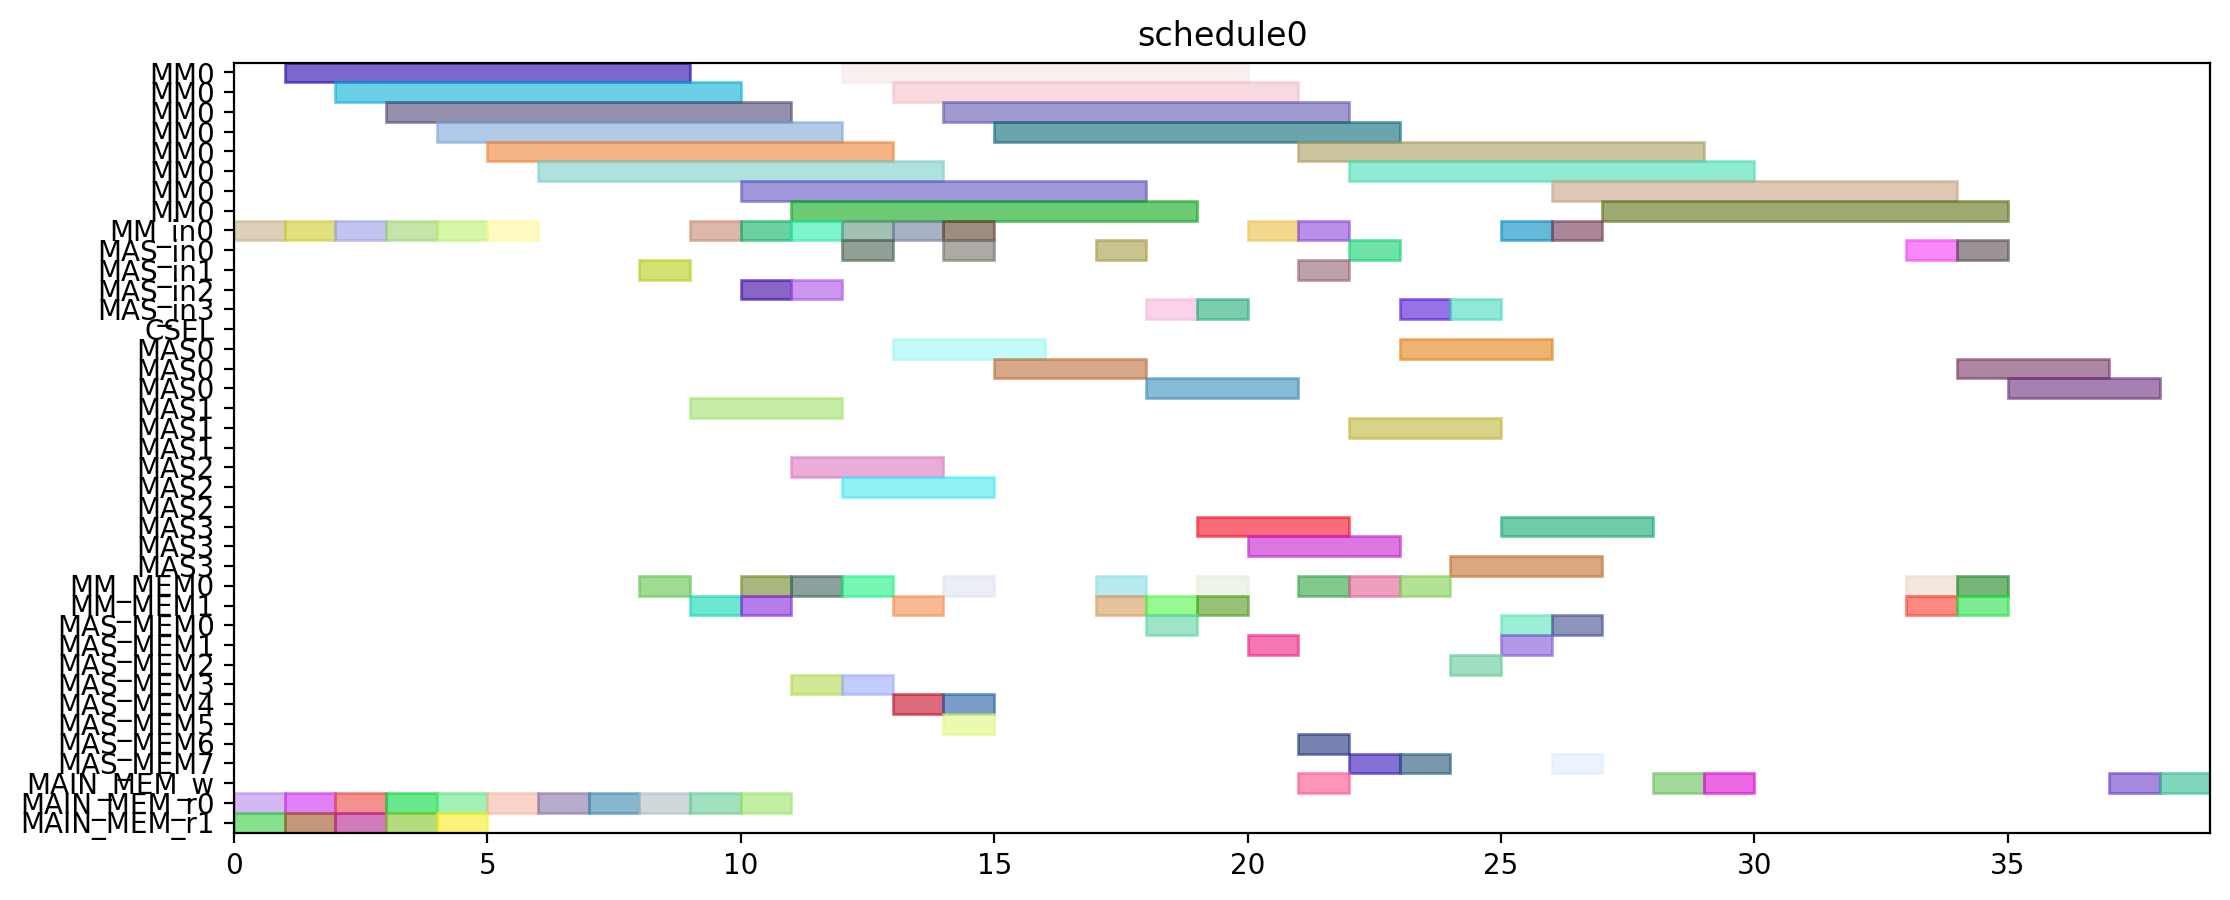

Python code for this plot:
from pyschedule import Scenario, solvers, plotters, alt


def solve():
	horizon = 90
	S = Scenario("schedule0", horizon=horizon)

	# resource
	MM = S.Resources('MM', num=1, size=8)
	MM_in = S.Resources('MM_in', num=1)
	MAS_in = S.Resources('MAS_in', num=4)
	CSEL = S.Resource('CSEL')
	MAS = S.Resources('MAS', num=4, size=3, periods=range(1, horizon))
	MM_MEM = S.Resources('MM_MEM', num=2)
	MAS_MEM = S.Resources('MAS_MEM', num=8)
	MAIN_MEM_w = S.Resource('MAIN_MEM_w', size=1)
	MAIN_MEM_r = S.Resources('MAIN_MEM_r', num=2)

	# result of previous scheduling

	# new tasks
	t0 = S.Task('t0', length=8, delay_cost=1)
	t0 += alt(MM)
	t0_in = S.Task('t0_in', length=1, delay_cost=1)
	t0_in += alt(MM_in)
	S += t0_in*MM_in[0]<=t0*MM[0]

	t0_mem0 = S.Task('t0_mem0', length=1, delay_cost=1)
	t0_mem0 += MAIN_MEM_r[0]
	t1 = S.Task('t1', length=8, delay_cost=1)
	t1 += alt(MM)
	t1_in = S.Task('t1_in', length=1, delay_cost=1)
	t1_in += alt(MM_in)
	S += t1_in*MM_in[0]<=t1*MM[0]

	t1_mem0 = S.Task('t1_mem0', length=1, delay_cost=1)
	t1_mem0 += MAIN_MEM_r[0]
	t2 = S.Task('t2', length=8, delay_cost=1)
	t2 += alt(MM)
	t2_in = S.Task('t2_in', length=1, delay_cost=1)
	t2_in += alt(MM_in)
	S += t2_in*MM_in[0]<=t2*MM[0]

	t2_mem0 = S.Task('t2_mem0', length=1, delay_cost=1)
	t2_mem0 += MAIN_MEM_r[0]
	t3 = S.Task('t3', length=8, delay_cost=1)
	t3 += alt(MM)
	t3_in = S.Task('t3_in', length=1, delay_cost=1)
	t3_in += alt(MM_in)
	S += t3_in*MM_in[0]<=t3*MM[0]

	t3_mem0 = S.Task('t3_mem0', length=1, delay_cost=1)
	t3_mem0 += MAIN_MEM_r[0]
	t3_mem1 = S.Task('t3_mem1', length=1, delay_cost=1)
	t3_mem1 += MAIN_MEM_r[1]
	t5 = S.Task('t5', length=8, delay_cost=1)
	t5 += alt(MM)
	t5_in = S.Task('t5_in', length=1, delay_cost=1)
	t5_in += alt(MM_in)
	S += t5_in*MM_in[0]<=t5*MM[0]

	t5_mem0 = S.Task('t5_mem0', length=1, delay_cost=1)
	t5_mem0 += MAIN_MEM_r[0]
	t5_mem1 = S.Task('t5_mem1', length=1, delay_cost=1)
	t5_mem1 += MAIN_MEM_r[1]
	t23 = S.Task('t23', length=8, delay_cost=1)
	t23 += alt(MM)
	t23_in = S.Task('t23_in', length=1, delay_cost=1)
	t23_in += alt(MM_in)
	S += t23_in*MM_in[0]<=t23*MM[0]

	t23_mem0 = S.Task('t23_mem0', length=1, delay_cost=1)
	t23_mem0 += MAIN_MEM_r[0]
	t23_mem1 = S.Task('t23_mem1', length=1, delay_cost=1)
	t23_mem1 += MAIN_MEM_r[1]
	t4 = S.Task('t4', length=3, delay_cost=1)
	t4 += alt(MAS)
	t4_in = S.Task('t4_in', length=1, delay_cost=1)
	t4_in += alt(MAS_in)
	S += t4_in*MAS_in[0]<=t4*MAS[0]

	S += t4_in*MAS_in[1]<=t4*MAS[1]

	S += t4_in*MAS_in[2]<=t4*MAS[2]

	S += t4_in*MAS_in[3]<=t4*MAS[3]

	t4_mem0 = S.Task('t4_mem0', length=1, delay_cost=1)
	t4_mem0 += alt(MM_MEM)
	S += (t3*MM[0])-1 < t4_mem0*MM_MEM[0]
	S += t4_mem0 <= t4

	t6 = S.Task('t6', length=3, delay_cost=1)
	t6 += alt(MAS)
	t6_in = S.Task('t6_in', length=1, delay_cost=1)
	t6_in += alt(MAS_in)
	S += t6_in*MAS_in[0]<=t6*MAS[0]

	S += t6_in*MAS_in[1]<=t6*MAS[1]

	S += t6_in*MAS_in[2]<=t6*MAS[2]

	S += t6_in*MAS_in[3]<=t6*MAS[3]

	t6_mem0 = S.Task('t6_mem0', length=1, delay_cost=1)
	t6_mem0 += alt(MM_MEM)
	S += (t5*MM[0])-1 < t6_mem0*MM_MEM[0]
	S += t6_mem0 <= t6

	t8 = S.Task('t8', length=8, delay_cost=1)
	t8 += alt(MM)
	t8_in = S.Task('t8_in', length=1, delay_cost=1)
	t8_in += alt(MM_in)
	S += t8_in*MM_in[0]<=t8*MM[0]

	t8_mem0 = S.Task('t8_mem0', length=1, delay_cost=1)
	t8_mem0 += MAIN_MEM_r[0]
	t8_mem1 = S.Task('t8_mem1', length=1, delay_cost=1)
	t8_mem1 += alt(MM_MEM)
	S += (t2*MM[0])-1 < t8_mem1*MM_MEM[1]
	S += t8_mem1 <= t8

	t15 = S.Task('t15', length=8, delay_cost=1)
	t15 += alt(MM)
	t15_in = S.Task('t15_in', length=1, delay_cost=1)
	t15_in += alt(MM_in)
	S += t15_in*MM_in[0]<=t15*MM[0]

	t15_mem0 = S.Task('t15_mem0', length=1, delay_cost=1)
	t15_mem0 += MAIN_MEM_r[0]
	t15_mem1 = S.Task('t15_mem1', length=1, delay_cost=1)
	t15_mem1 += alt(MM_MEM)
	S += (t2*MM[0])-1 < t15_mem1*MM_MEM[1]
	S += t15_mem1 <= t15

	t19 = S.Task('t19', length=3, delay_cost=1)
	t19 += alt(MAS)
	t19_in = S.Task('t19_in', length=1, delay_cost=1)
	t19_in += alt(MAS_in)
	S += t19_in*MAS_in[0]<=t19*MAS[0]

	S += t19_in*MAS_in[1]<=t19*MAS[1]

	S += t19_in*MAS_in[2]<=t19*MAS[2]

	S += t19_in*MAS_in[3]<=t19*MAS[3]

	t19_mem0 = S.Task('t19_mem0', length=1, delay_cost=1)
	t19_mem0 += alt(MM_MEM)
	S += (t0*MM[0])-1 < t19_mem0*MM_MEM[0]
	S += t19_mem0 <= t19

	t24 = S.Task('t24', length=3, delay_cost=1)
	t24 += alt(MAS)
	t24_in = S.Task('t24_in', length=1, delay_cost=1)
	t24_in += alt(MAS_in)
	S += t24_in*MAS_in[0]<=t24*MAS[0]

	S += t24_in*MAS_in[1]<=t24*MAS[1]

	S += t24_in*MAS_in[2]<=t24*MAS[2]

	S += t24_in*MAS_in[3]<=t24*MAS[3]

	t24_mem0 = S.Task('t24_mem0', length=1, delay_cost=1)
	t24_mem0 += alt(MM_MEM)
	S += (t23*MM[0])-1 < t24_mem0*MM_MEM[0]
	S += t24_mem0 <= t24

	t7 = S.Task('t7', length=8, delay_cost=1)
	t7 += alt(MM)
	t7_in = S.Task('t7_in', length=1, delay_cost=1)
	t7_in += alt(MM_in)
	S += t7_in*MM_in[0]<=t7*MM[0]

	t7_mem0 = S.Task('t7_mem0', length=1, delay_cost=1)
	t7_mem0 += MAIN_MEM_r[0]
	t7_mem1 = S.Task('t7_mem1', length=1, delay_cost=1)
	t7_mem1 += alt(MAS_MEM)
	S += (t6*MAS[0])-1 < t7_mem1*MAS_MEM[1]
	S += (t6*MAS[1])-1 < t7_mem1*MAS_MEM[3]
	S += (t6*MAS[2])-1 < t7_mem1*MAS_MEM[5]
	S += (t6*MAS[3])-1 < t7_mem1*MAS_MEM[7]
	S += t7_mem1 <= t7

	t14 = S.Task('t14', length=8, delay_cost=1)
	t14 += alt(MM)
	t14_in = S.Task('t14_in', length=1, delay_cost=1)
	t14_in += alt(MM_in)
	S += t14_in*MM_in[0]<=t14*MM[0]

	S += 0<t14

	t14_w = S.Task('t14_w', length=1, delay_cost=1)
	t14_w += alt(MAIN_MEM_w)
	S += t14 <= t14_w

	t14_mem0 = S.Task('t14_mem0', length=1, delay_cost=1)
	t14_mem0 += MAIN_MEM_r[0]
	t14_mem1 = S.Task('t14_mem1', length=1, delay_cost=1)
	t14_mem1 += alt(MAS_MEM)
	S += (t6*MAS[0])-1 < t14_mem1*MAS_MEM[1]
	S += (t6*MAS[1])-1 < t14_mem1*MAS_MEM[3]
	S += (t6*MAS[2])-1 < t14_mem1*MAS_MEM[5]
	S += (t6*MAS[3])-1 < t14_mem1*MAS_MEM[7]
	S += t14_mem1 <= t14

	t16 = S.Task('t16', length=3, delay_cost=1)
	t16 += alt(MAS)
	t16_in = S.Task('t16_in', length=1, delay_cost=1)
	t16_in += alt(MAS_in)
	S += t16_in*MAS_in[0]<=t16*MAS[0]

	S += t16_in*MAS_in[1]<=t16*MAS[1]

	S += t16_in*MAS_in[2]<=t16*MAS[2]

	S += t16_in*MAS_in[3]<=t16*MAS[3]

	t16_mem0 = S.Task('t16_mem0', length=1, delay_cost=1)
	t16_mem0 += alt(MM_MEM)
	S += (t0*MM[0])-1 < t16_mem0*MM_MEM[0]
	S += t16_mem0 <= t16

	t16_mem1 = S.Task('t16_mem1', length=1, delay_cost=1)
	t16_mem1 += alt(MM_MEM)
	S += (t15*MM[0])-1 < t16_mem1*MM_MEM[1]
	S += t16_mem1 <= t16

	t20 = S.Task('t20', length=3, delay_cost=1)
	t20 += alt(MAS)
	t20_in = S.Task('t20_in', length=1, delay_cost=1)
	t20_in += alt(MAS_in)
	S += t20_in*MAS_in[0]<=t20*MAS[0]

	S += t20_in*MAS_in[1]<=t20*MAS[1]

	S += t20_in*MAS_in[2]<=t20*MAS[2]

	S += t20_in*MAS_in[3]<=t20*MAS[3]

	t20_mem0 = S.Task('t20_mem0', length=1, delay_cost=1)
	t20_mem0 += alt(MM_MEM)
	S += (t0*MM[0])-1 < t20_mem0*MM_MEM[0]
	S += t20_mem0 <= t20

	t20_mem1 = S.Task('t20_mem1', length=1, delay_cost=1)
	t20_mem1 += alt(MAS_MEM)
	S += (t19*MAS[0])-1 < t20_mem1*MAS_MEM[1]
	S += (t19*MAS[1])-1 < t20_mem1*MAS_MEM[3]
	S += (t19*MAS[2])-1 < t20_mem1*MAS_MEM[5]
	S += (t19*MAS[3])-1 < t20_mem1*MAS_MEM[7]
	S += t20_mem1 <= t20

	t25 = S.Task('t25', length=8, delay_cost=1)
	t25 += alt(MM)
	t25_in = S.Task('t25_in', length=1, delay_cost=1)
	t25_in += alt(MM_in)
	S += t25_in*MM_in[0]<=t25*MM[0]

	t25_mem0 = S.Task('t25_mem0', length=1, delay_cost=1)
	t25_mem0 += alt(MAS_MEM)
	S += (t24*MAS[0])-1 < t25_mem0*MAS_MEM[0]
	S += (t24*MAS[1])-1 < t25_mem0*MAS_MEM[2]
	S += (t24*MAS[2])-1 < t25_mem0*MAS_MEM[4]
	S += (t24*MAS[3])-1 < t25_mem0*MAS_MEM[6]
	S += t25_mem0 <= t25

	t25_mem1 = S.Task('t25_mem1', length=1, delay_cost=1)
	t25_mem1 += MAIN_MEM_r[1]
	t26 = S.Task('t26', length=8, delay_cost=1)
	t26 += alt(MM)
	t26_in = S.Task('t26_in', length=1, delay_cost=1)
	t26_in += alt(MM_in)
	S += t26_in*MM_in[0]<=t26*MM[0]

	t26_mem0 = S.Task('t26_mem0', length=1, delay_cost=1)
	t26_mem0 += alt(MAS_MEM)
	S += (t24*MAS[0])-1 < t26_mem0*MAS_MEM[0]
	S += (t24*MAS[1])-1 < t26_mem0*MAS_MEM[2]
	S += (t24*MAS[2])-1 < t26_mem0*MAS_MEM[4]
	S += (t24*MAS[3])-1 < t26_mem0*MAS_MEM[6]
	S += t26_mem0 <= t26

	t26_mem1 = S.Task('t26_mem1', length=1, delay_cost=1)
	t26_mem1 += alt(MM_MEM)
	S += (t1*MM[0])-1 < t26_mem1*MM_MEM[1]
	S += t26_mem1 <= t26

	t9 = S.Task('t9', length=3, delay_cost=1)
	t9 += alt(MAS)
	t9_in = S.Task('t9_in', length=1, delay_cost=1)
	t9_in += alt(MAS_in)
	S += t9_in*MAS_in[0]<=t9*MAS[0]

	S += t9_in*MAS_in[1]<=t9*MAS[1]

	S += t9_in*MAS_in[2]<=t9*MAS[2]

	S += t9_in*MAS_in[3]<=t9*MAS[3]

	t9_mem0 = S.Task('t9_mem0', length=1, delay_cost=1)
	t9_mem0 += alt(MM_MEM)
	S += (t7*MM[0])-1 < t9_mem0*MM_MEM[0]
	S += t9_mem0 <= t9

	t9_mem1 = S.Task('t9_mem1', length=1, delay_cost=1)
	t9_mem1 += alt(MM_MEM)
	S += (t8*MM[0])-1 < t9_mem1*MM_MEM[1]
	S += t9_mem1 <= t9

	t17 = S.Task('t17', length=8, delay_cost=1)
	t17 += alt(MM)
	t17_in = S.Task('t17_in', length=1, delay_cost=1)
	t17_in += alt(MM_in)
	S += t17_in*MM_in[0]<=t17*MM[0]

	S += 0<t17

	t17_w = S.Task('t17_w', length=1, delay_cost=1)
	t17_w += alt(MAIN_MEM_w)
	S += t17 <= t17_w

	t17_mem0 = S.Task('t17_mem0', length=1, delay_cost=1)
	t17_mem0 += MAIN_MEM_r[0]
	t17_mem1 = S.Task('t17_mem1', length=1, delay_cost=1)
	t17_mem1 += alt(MAS_MEM)
	S += (t16*MAS[0])-1 < t17_mem1*MAS_MEM[1]
	S += (t16*MAS[1])-1 < t17_mem1*MAS_MEM[3]
	S += (t16*MAS[2])-1 < t17_mem1*MAS_MEM[5]
	S += (t16*MAS[3])-1 < t17_mem1*MAS_MEM[7]
	S += t17_mem1 <= t17

	t21 = S.Task('t21', length=3, delay_cost=1)
	t21 += alt(MAS)
	t21_in = S.Task('t21_in', length=1, delay_cost=1)
	t21_in += alt(MAS_in)
	S += t21_in*MAS_in[0]<=t21*MAS[0]

	S += t21_in*MAS_in[1]<=t21*MAS[1]

	S += t21_in*MAS_in[2]<=t21*MAS[2]

	S += t21_in*MAS_in[3]<=t21*MAS[3]

	t21_mem0 = S.Task('t21_mem0', length=1, delay_cost=1)
	t21_mem0 += alt(MAS_MEM)
	S += (t20*MAS[0])-1 < t21_mem0*MAS_MEM[0]
	S += (t20*MAS[1])-1 < t21_mem0*MAS_MEM[2]
	S += (t20*MAS[2])-1 < t21_mem0*MAS_MEM[4]
	S += (t20*MAS[3])-1 < t21_mem0*MAS_MEM[6]
	S += t21_mem0 <= t21

	t21_mem1 = S.Task('t21_mem1', length=1, delay_cost=1)
	t21_mem1 += alt(MM_MEM)
	S += (t15*MM[0])-1 < t21_mem1*MM_MEM[1]
	S += t21_mem1 <= t21

	t27 = S.Task('t27', length=3, delay_cost=1)
	t27 += alt(MAS)
	t27_in = S.Task('t27_in', length=1, delay_cost=1)
	t27_in += alt(MAS_in)
	S += t27_in*MAS_in[0]<=t27*MAS[0]

	S += t27_in*MAS_in[1]<=t27*MAS[1]

	S += t27_in*MAS_in[2]<=t27*MAS[2]

	S += t27_in*MAS_in[3]<=t27*MAS[3]

	t27_mem0 = S.Task('t27_mem0', length=1, delay_cost=1)
	t27_mem0 += alt(MM_MEM)
	S += (t26*MM[0])-1 < t27_mem0*MM_MEM[0]
	S += t27_mem0 <= t27

	t10 = S.Task('t10', length=3, delay_cost=1)
	t10 += alt(MAS)
	t10_in = S.Task('t10_in', length=1, delay_cost=1)
	t10_in += alt(MAS_in)
	S += t10_in*MAS_in[0]<=t10*MAS[0]

	S += t10_in*MAS_in[1]<=t10*MAS[1]

	S += t10_in*MAS_in[2]<=t10*MAS[2]

	S += t10_in*MAS_in[3]<=t10*MAS[3]

	t10_mem0 = S.Task('t10_mem0', length=1, delay_cost=1)
	t10_mem0 += alt(MM_MEM)
	S += (t1*MM[0])-1 < t10_mem0*MM_MEM[0]
	S += t10_mem0 <= t10

	t10_mem1 = S.Task('t10_mem1', length=1, delay_cost=1)
	t10_mem1 += alt(MAS_MEM)
	S += (t9*MAS[0])-1 < t10_mem1*MAS_MEM[1]
	S += (t9*MAS[1])-1 < t10_mem1*MAS_MEM[3]
	S += (t9*MAS[2])-1 < t10_mem1*MAS_MEM[5]
	S += (t9*MAS[3])-1 < t10_mem1*MAS_MEM[7]
	S += t10_mem1 <= t10

	t11 = S.Task('t11', length=3, delay_cost=1)
	t11 += alt(MAS)
	t11_in = S.Task('t11_in', length=1, delay_cost=1)
	t11_in += alt(MAS_in)
	S += t11_in*MAS_in[0]<=t11*MAS[0]

	S += t11_in*MAS_in[1]<=t11*MAS[1]

	S += t11_in*MAS_in[2]<=t11*MAS[2]

	S += t11_in*MAS_in[3]<=t11*MAS[3]

	t11_mem0 = S.Task('t11_mem0', length=1, delay_cost=1)
	t11_mem0 += alt(MM_MEM)
	S += (t1*MM[0])-1 < t11_mem0*MM_MEM[0]
	S += t11_mem0 <= t11

	t11_mem1 = S.Task('t11_mem1', length=1, delay_cost=1)
	t11_mem1 += alt(MAS_MEM)
	S += (t9*MAS[0])-1 < t11_mem1*MAS_MEM[1]
	S += (t9*MAS[1])-1 < t11_mem1*MAS_MEM[3]
	S += (t9*MAS[2])-1 < t11_mem1*MAS_MEM[5]
	S += (t9*MAS[3])-1 < t11_mem1*MAS_MEM[7]
	S += t11_mem1 <= t11

	t22 = S.Task('t22', length=8, delay_cost=1)
	t22 += alt(MM)
	t22_in = S.Task('t22_in', length=1, delay_cost=1)
	t22_in += alt(MM_in)
	S += t22_in*MM_in[0]<=t22*MM[0]

	t22_mem0 = S.Task('t22_mem0', length=1, delay_cost=1)
	t22_mem0 += alt(MAS_MEM)
	S += (t21*MAS[0])-1 < t22_mem0*MAS_MEM[0]
	S += (t21*MAS[1])-1 < t22_mem0*MAS_MEM[2]
	S += (t21*MAS[2])-1 < t22_mem0*MAS_MEM[4]
	S += (t21*MAS[3])-1 < t22_mem0*MAS_MEM[6]
	S += t22_mem0 <= t22

	t22_mem1 = S.Task('t22_mem1', length=1, delay_cost=1)
	t22_mem1 += MAIN_MEM_r[1]
	new_PZ = S.Task('new_PZ', length=3, delay_cost=1)
	new_PZ += alt(MAS)
	new_PZ_in = S.Task('new_PZ_in', length=1, delay_cost=1)
	new_PZ_in += alt(MAS_in)
	S += new_PZ_in*MAS_in[0]<=new_PZ*MAS[0]

	S += new_PZ_in*MAS_in[1]<=new_PZ*MAS[1]

	S += new_PZ_in*MAS_in[2]<=new_PZ*MAS[2]

	S += new_PZ_in*MAS_in[3]<=new_PZ*MAS[3]

	S += 0<new_PZ

	new_PZ_w = S.Task('new_PZ_w', length=1, delay_cost=1)
	new_PZ_w += alt(MAIN_MEM_w)
	S += new_PZ <= new_PZ_w

	new_PZ_mem0 = S.Task('new_PZ_mem0', length=1, delay_cost=1)
	new_PZ_mem0 += alt(MAS_MEM)
	S += (t27*MAS[0])-1 < new_PZ_mem0*MAS_MEM[0]
	S += (t27*MAS[1])-1 < new_PZ_mem0*MAS_MEM[2]
	S += (t27*MAS[2])-1 < new_PZ_mem0*MAS_MEM[4]
	S += (t27*MAS[3])-1 < new_PZ_mem0*MAS_MEM[6]
	S += new_PZ_mem0 <= new_PZ

	t12 = S.Task('t12', length=8, delay_cost=1)
	t12 += alt(MM)
	t12_in = S.Task('t12_in', length=1, delay_cost=1)
	t12_in += alt(MM_in)
	S += t12_in*MM_in[0]<=t12*MM[0]

	t12_mem0 = S.Task('t12_mem0', length=1, delay_cost=1)
	t12_mem0 += alt(MAS_MEM)
	S += (t10*MAS[0])-1 < t12_mem0*MAS_MEM[0]
	S += (t10*MAS[1])-1 < t12_mem0*MAS_MEM[2]
	S += (t10*MAS[2])-1 < t12_mem0*MAS_MEM[4]
	S += (t10*MAS[3])-1 < t12_mem0*MAS_MEM[6]
	S += t12_mem0 <= t12

	t12_mem1 = S.Task('t12_mem1', length=1, delay_cost=1)
	t12_mem1 += alt(MAS_MEM)
	S += (t11*MAS[0])-1 < t12_mem1*MAS_MEM[1]
	S += (t11*MAS[1])-1 < t12_mem1*MAS_MEM[3]
	S += (t11*MAS[2])-1 < t12_mem1*MAS_MEM[5]
	S += (t11*MAS[3])-1 < t12_mem1*MAS_MEM[7]
	S += t12_mem1 <= t12

	t13 = S.Task('t13', length=8, delay_cost=1)
	t13 += alt(MM)
	t13_in = S.Task('t13_in', length=1, delay_cost=1)
	t13_in += alt(MM_in)
	S += t13_in*MM_in[0]<=t13*MM[0]

	t13_mem0 = S.Task('t13_mem0', length=1, delay_cost=1)
	t13_mem0 += alt(MAS_MEM)
	S += (t4*MAS[0])-1 < t13_mem0*MAS_MEM[0]
	S += (t4*MAS[1])-1 < t13_mem0*MAS_MEM[2]
	S += (t4*MAS[2])-1 < t13_mem0*MAS_MEM[4]
	S += (t4*MAS[3])-1 < t13_mem0*MAS_MEM[6]
	S += t13_mem0 <= t13

	t13_mem1 = S.Task('t13_mem1', length=1, delay_cost=1)
	t13_mem1 += alt(MAS_MEM)
	S += (t10*MAS[0])-1 < t13_mem1*MAS_MEM[1]
	S += (t10*MAS[1])-1 < t13_mem1*MAS_MEM[3]
	S += (t10*MAS[2])-1 < t13_mem1*MAS_MEM[5]
	S += (t10*MAS[3])-1 < t13_mem1*MAS_MEM[7]
	S += t13_mem1 <= t13

	new_PY = S.Task('new_PY', length=3, delay_cost=1)
	new_PY += alt(MAS)
	new_PY_in = S.Task('new_PY_in', length=1, delay_cost=1)
	new_PY_in += alt(MAS_in)
	S += new_PY_in*MAS_in[0]<=new_PY*MAS[0]

	S += new_PY_in*MAS_in[1]<=new_PY*MAS[1]

	S += new_PY_in*MAS_in[2]<=new_PY*MAS[2]

	S += new_PY_in*MAS_in[3]<=new_PY*MAS[3]

	S += 0<new_PY

	new_PY_w = S.Task('new_PY_w', length=1, delay_cost=1)
	new_PY_w += alt(MAIN_MEM_w)
	S += new_PY <= new_PY_w

	new_PY_mem0 = S.Task('new_PY_mem0', length=1, delay_cost=1)
	new_PY_mem0 += alt(MM_MEM)
	S += (t12*MM[0])-1 < new_PY_mem0*MM_MEM[0]
	S += new_PY_mem0 <= new_PY

	new_PY_mem1 = S.Task('new_PY_mem1', length=1, delay_cost=1)
	new_PY_mem1 += alt(MM_MEM)
	S += (t22*MM[0])-1 < new_PY_mem1*MM_MEM[1]
	S += new_PY_mem1 <= new_PY

	new_PX = S.Task('new_PX', length=3, delay_cost=1)
	new_PX += alt(MAS)
	new_PX_in = S.Task('new_PX_in', length=1, delay_cost=1)
	new_PX_in += alt(MAS_in)
	S += new_PX_in*MAS_in[0]<=new_PX*MAS[0]

	S += new_PX_in*MAS_in[1]<=new_PX*MAS[1]

	S += new_PX_in*MAS_in[2]<=new_PX*MAS[2]

	S += new_PX_in*MAS_in[3]<=new_PX*MAS[3]

	S += 0<new_PX

	new_PX_w = S.Task('new_PX_w', length=1, delay_cost=1)
	new_PX_w += alt(MAIN_MEM_w)
	S += new_PX <= new_PX_w

	new_PX_mem0 = S.Task('new_PX_mem0', length=1, delay_cost=1)
	new_PX_mem0 += alt(MM_MEM)
	S += (t13*MM[0])-1 < new_PX_mem0*MM_MEM[0]
	S += new_PX_mem0 <= new_PX

	new_PX_mem1 = S.Task('new_PX_mem1', length=1, delay_cost=1)
	new_PX_mem1 += alt(MM_MEM)
	S += (t25*MM[0])-1 < new_PX_mem1*MM_MEM[1]
	S += new_PX_mem1 <= new_PX

	solvers.mip.solve(S,msg=1,kind='CPLEX',ratio_gap=1.01)

	solution = [['hoge']*len(S.solution()[1]) for i in range(len(S.solution()))]
	for i in range(len(S.solution())):
		for j in range(len(S.solution()[i])):
			solution[i][j]=str(S.solution()[i][j])
	print(solution)

	cycles = int(solution[-1][3])

	pic_file_name = "/home/mfukuda/ABE/multiRAM_multiMAS_16mux/scheduling_result/stage8MM1_stage3MAS4/EP_DBL_A_ANY/schedule0.png"
	if(S.solution() != []):
		plotters.matplotlib.plot(S,img_filename=pic_file_name, show_task_labels=False, fig_size=(cycles*0.25+3, 5))

	return solution
